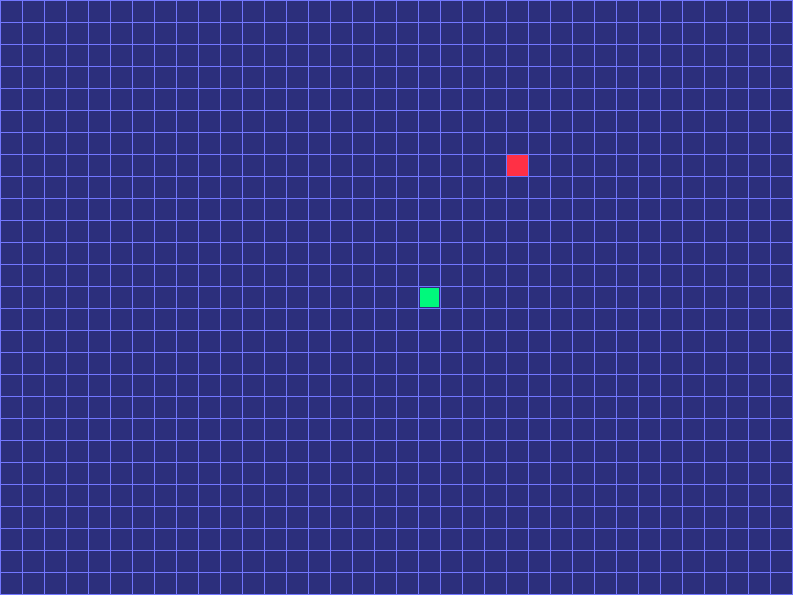
Frame 1 (no input)
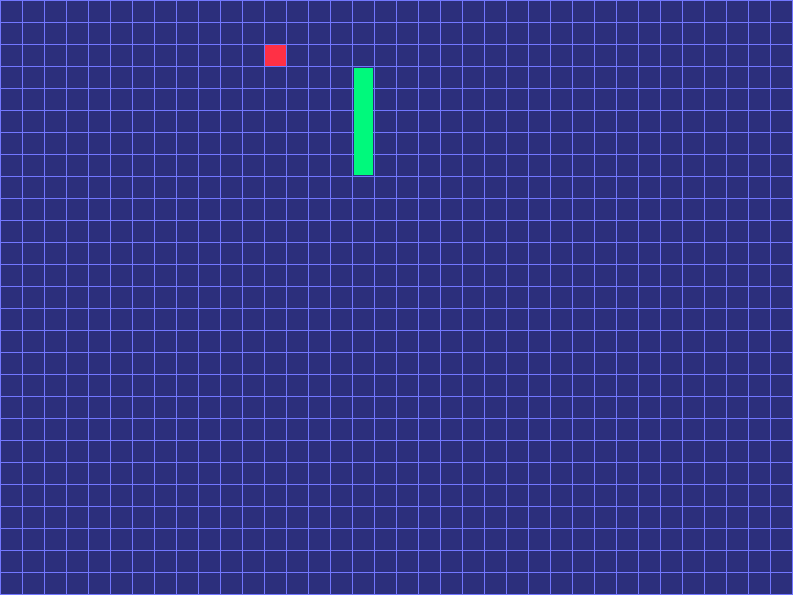
Frame 60 (the mouse pressed at the canvas centre just before this capture)
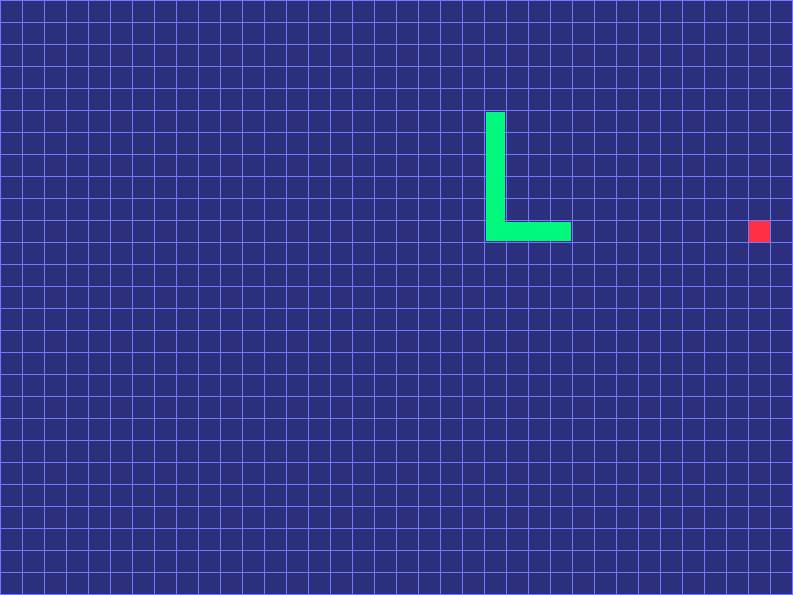
Frame 120 (the mouse held since frame 60 and released just before this capture)

The Processing sketch that drew these frames (run headless with seeded random() and noise(); from frame 60 on, the mouse is pressed at the canvas centre):

// Processing sketch: snakeAi
// ── snakeAi.pde
int fps = 300;

// Board 36x27
int horSqrs = 36;
int verSqrs = 27;
// Board 12x12
// int horSqrs = 12;
// int verSqrs = 12;

// Window mode for 36x27 board
int scl = 22;
// Full-screen mode, 36x27 board
// int scl = 28;
// Full-screen mode, 12x12 board
// int scl = 63;

// Colors
int bgcol = color(44, 47, 124);
int gridcol = color(114, 119, 255);
int snakecol = color(0, 249, 124);
int foodcol = color(255, 48, 69);
int searchcol = color(152, 69, 209);
int shortpathcol = color(242, 149, 29);
int longpathcol = color(255, 250, 0);

boolean notRenderSearchKey = true; // show search (true) or hide it (false)
boolean renderingMainSearch = false;
boolean gamePaused = false;
/* Note that there are two search modes: the simple one that only performs
   Dijkstra's search and doesn't complete the game, and a more complex one
   that, in addition to Dijkstra's search, checks if the snake becomes trapped.
   This variable chooses which one to use, and note that in keyPressed() there's a key
   to switch between them during the game */
boolean justDijkstra = false;

Snake snake;
PVector food_pos = new PVector(floor(random(horSqrs)) * scl, floor(random(verSqrs)) * scl);

void settings() {
  size(scl * horSqrs + 1, scl * verSqrs + 1);
}

void setup() {
  // For full-screen mode
  // background(bgcol);
  // fullScreen();
  // pushMatrix();
  // translate(170, 6);

  grid(gridcol);
  snake = new Snake(false);
  updateFood();
  renderFood();

  //popMatrix(); // For full-screen mode
}

int p = 0;
void draw() {
  if (!gamePaused) {
    if (notRenderSearchKey) {
      renderingMainSearch = false;
    }
    if (!renderingMainSearch) {
      frameRate(fps);
    }
    // For full-screen mode
    // pushMatrix();
    // translate(170, 6);

    if (!renderingMainSearch) { // If the search is not being rendered, advance the game normally...
      background(bgcol);
      grid(gridcol);
      snake.update();
      updateFood();
      snake.search();
      p = 0;
    } else { // ...but if the search is being rendered...
      if (snake.justAte) {
        snake.controller.renderMainSearch(); // first render the main search (purple with orange path)
        /* and if the main search is already rendered and the snake is trapped
           and it needs to find the longest path... */
        if (snake.controller.mainSearch.size() == 0 && snake.controller.inLongestPath) {
          p++;
          stroke(longpathcol);
          strokeWeight(4);
          // ...draw the entire line of the longest path (this is the yellow line that appears occasionally)
          line(snake.pos[0].x + scl / 2, snake.pos[0].y + scl / 2, snake.controller.longestPath.get(0).x * scl + scl / 2, snake.controller.longestPath.get(0).y * scl + scl / 2);
          for (int i = 0; i < snake.controller.longestPath.size() - 1; i++) {
            line(snake.controller.longestPath.get(i).x * scl + scl / 2, snake.controller.longestPath.get(i).y * scl + scl / 2, snake.controller.longestPath.get(i + 1).x * scl + scl / 2, snake.controller.longestPath.get(i + 1).y * scl + scl / 2);
          }
          strokeWeight(1);
        }
      } else {
        renderingMainSearch = false;
      }
    }
    snake.render();
    renderFood();
    // popMatrix(); // For full-screen mode
    if (snake.controller.mainSearch.size() == 0 && snake.controller.inLongestPath && p == 2) {
      delay(3000);
    }
  }
}

// This is for drawing the grid
void grid(color col) {
  for (int i = 0; i < horSqrs + 1; i++) {
    stroke(col);
    line(scl * i, 0, scl * i, verSqrs * scl);
  }
  for (int i = 0; i < verSqrs + 1; i++) {
    stroke(col);
    line(0, scl * i, horSqrs * scl, scl * i);
  }
}

/*
  I could have created a class for the food, but I preferred to keep everything
  in these two functions
*/
void updateFood() {
  if (snake.ateFood()) {
    boolean match = true;
    while (match) {
      match = false;
      food_pos.x = floor(random(horSqrs)) * scl;
      food_pos.y = floor(random(verSqrs)) * scl;
      // This is to make sure the food doesn't appear where the snake's body is
      for (int i = 0; i < snake.pos.length; i++) {
        if (food_pos.x == snake.pos[i].x && food_pos.y == snake.pos[i].y) {
          match = true;
        }
      }
    }
  }
}
void renderFood() {
  fill(foodcol);
  noStroke();
  rect(food_pos.x + 1, food_pos.y + 1, scl - 1, scl - 1);
}

boolean isOutsideWorld(PVector pos) {
  if (pos.x >= scl * horSqrs || pos.x < 0 || pos.y >= scl * verSqrs || pos.y < 0) {
    return true;
  }
  return false;
}

// D: use only Dijkstra's search, R: show search, K: pause, J: slow down, L: speed up
void keyPressed() {
  if (key == 'd') {
    justDijkstra = !justDijkstra;
  }
  if (key == 'r') {
    notRenderSearchKey = !notRenderSearchKey;
  }
  if (key == 'k') {
    gamePaused = !gamePaused;
  }
  if (key == 'l') {
    switch (fps) {
      case 5:
        fps = 15;
      case 15:
        fps = 30;
        break;
      case 30:
        fps = 100;
        break;
      case 100:
        fps = 200;
        break;
      case 200:
        fps = 300;
        break;
      default:
        break;
    }
  }
  if (key == 'j') {
    switch (fps) {
      case 300:
        fps = 200;
        break;
      case 200:
        fps = 100;
        break;
      case 100:
        fps = 30;
      case 30:
        fps = 15;
        break;
      case 15:
        fps = 5;
        break;
      default:
        break;
    }
  }
}

// ── Controller.pde
/*
   Here is all the logic of artificial intelligence
   including the implementation of search algorithms
   like Dijkstra.
*/

public class Controller {

  boolean inLongestPath = false;
  ArrayList<PVector> longestPath = new ArrayList<PVector>();
  ArrayList<PVector> mainSearch = new ArrayList<PVector>();
  ArrayList<PVector> mainPathGeneral = new ArrayList<PVector>();

  /* Every frame is executed, this is the main function
      from which the other lookups are controlled */
  void control() {
    mainSearch = new ArrayList<PVector>(); /* This array is used for the lookup for a main path to the food using dijkstra */
    mainPathGeneral = dijkstra(snake, int(food_pos.x/scl), int(food_pos.y/scl), true);

    if(mainPathGeneral.size() > 0) { //if the path is found
      if(justDijkstra) { //if it is just for dijsktra
        int[] mainHead = {int(snake.pos[0].x/scl), int(snake.pos[0].y/scl)};
        chooseSpeed(snake, mainPathGeneral.get(1), mainHead); //choose normal mode
      } else { //but if more complex search method is on, checks if the snake eats itself
        Snake virtualSnake = snake.copy(); // creates a virtual version of the snake and emulates the shortest path to go there, snakes is designated by i and the nodes are designated from 1 to 6kk0
        int[] currentHead = {0,0};

        
        for (int i = 1; i < mainPathGeneral.size(); ++i) {
          currentHead[0] = int(virtualSnake.pos[0].x/scl);
          currentHead[1] = int(virtualSnake.pos[0].y/scl);
          chooseSpeed(virtualSnake, mainPathGeneral.get(i), currentHead);
          if(i == mainPathGeneral.size() - 1) {
            virtualSnake.eatsFood();
          }
          virtualSnake.update();
        }

        //once reached there virtually, the snake queues itself to go there in reality
        
        ArrayList<PVector> tracebackBack = dijkstra(virtualSnake, int(virtualSnake.pos[virtualSnake.pos.length-1].x/scl), int(virtualSnake.pos[virtualSnake.pos.length-1].y/scl), false);
        int[] mainHead = {int(snake.pos[0].x/scl), int(snake.pos[0].y/scl)};

        if(tracebackBack.size() > 0) { /* If it does find its way to the queue
            It won't lock and you can choose the normal path you found at the beginning*/
          chooseSpeed(snake, mainPathGeneral.get(1), mainHead);
          inLongestPath = false;
        } else { // But if it doesn't find it, it searchs and follows the longest one until it stops locking
          if(inLongestPath && longestPath.size() > 1) { // If you were already traversing the longest path in the previous frame
            chooseSpeed(snake, longestPath.get(1), mainHead); //it just continues on it
            longestPath.remove(0);
          } else { // but if it wasn't traversing it
            longestPathHeadTail(); // find longest path to the tail
          }
        }
      }
    } else { // But if it doesn't find the main path in the first Dijsktra...
      if(justDijkstra) { //and if it's in just Dijkstra mode, it rotates if it's about to crash
        if(snake.isInBody(PVector.add(snake.pos[0], snake.vel)) || isOutsideWorld(PVector.add(snake.pos[0], snake.vel))) {
          PVector rotateRight = snake.vel.copy().rotate(HALF_PI);
          rotateRight.x = int(rotateRight.x);
          rotateRight.y = int(rotateRight.y);
          PVector rotateLeft = snake.vel.copy().rotate(-HALF_PI);
          rotateLeft.x = int(rotateLeft.x);
          rotateLeft.y = int(rotateLeft.y);
          if(!snake.isInBody(new PVector(snake.pos[0].x + rotateRight.x, snake.pos[0].y + rotateRight.y)) && !isOutsideWorld(new PVector(snake.pos[0].x + rotateRight.x, snake.pos[0].y + rotateRight.y))) {
            println("rotating to the right");
            snake.vel = rotateRight;
          } else if(!snake.isInBody(new PVector(snake.pos[0].x + rotateLeft.x, snake.pos[0].y + rotateLeft.y)) && !isOutsideWorld(new PVector(snake.pos[0].x + rotateLeft.x, snake.pos[0].y + rotateLeft.y))) {
            println("rotating left");
            snake.vel = rotateLeft;
          } else {
            println("There is no place to rotate");
          }
        }
      } else {/*and if not in justDijsktra mode
            Same logic as before, search longest to queue. this is different
            from the previous time because here it is done when it did not find the main path,
            while in the other it is done when if, if you follow the main path,
            it would end up shutting down. */
        int[] mainHead = {int(snake.pos[0].x/scl), int(snake.pos[0].y/scl)};
        if(inLongestPath && longestPath.size() > 1) {
          chooseSpeed(snake, longestPath.get(1), mainHead);
          longestPath.remove(0);
        } else {
          longestPathHeadTail();
        }
      }
    }
  }

  /* Dijkstra search, used for both snake search*/
  ArrayList<PVector> dijkstra(Snake currentSnake, int destinationX, int destinationY, boolean print) {
    /* Node is each square on the map, measures its value from the nodes distances  to the
        head of the serpent.*/
    int[][] nodes = new int[horSqrs][verSqrs];
    ArrayList<PVector> queue = new ArrayList<PVector>();
    boolean[][] checked = new boolean[horSqrs][verSqrs];

    // First node, head of the snake
    int[] firstNode = {int(currentSnake.pos[0].x/scl), int(currentSnake.pos[0].y/scl)};
    PVector currentNode = new PVector(currentSnake.pos[0].x, currentSnake.pos[0].y);

    // Initialize all nodes with an infinite value, except the first one, which is 0
    for (int i = 0; i < horSqrs; ++i) {
      for (int ii = 0; ii < verSqrs; ++ii) {
        if(firstNode[0] != i || firstNode[1] != ii) {
          nodes[i][ii] = Integer.MAX_VALUE;
          checked[i][ii] = false;
        } else {
          nodes[i][ii] = 0;
          checked[i][ii] = true;
        }
      }
    }

   // Start adding nodes to the queue that evaluates them one by one to assign values
    queue.add(new PVector(firstNode[0], firstNode[1]));
    boolean somethingInQueue = true;
    int i = 0;

    /* In this cycle the values of all the nodes are filled, that is, the distance calculates
           all the squares on the map that it can reach. for this
        each of the nodes is checked. */
    while(somethingInQueue) {
      i++;

      int horIndex = int(queue.get(0).x);
      int verIndex = int(queue.get(0).y);
      
      int value = Integer.MAX_VALUE;

      /* Each node is checked for the four nodes on its sides and the value is assigned depending on
          the one with the smallest */
      value = checkSideNode(horIndex, 0, horIndex-1, verIndex, value, nodes, queue, currentSnake); // left
      value = checkSideNode(-horIndex, 1-horSqrs, horIndex+1, verIndex, value, nodes, queue, currentSnake); // right
      value = checkSideNode(verIndex, 0, horIndex, verIndex-1, value, nodes, queue, currentSnake); //up
      value = checkSideNode(-verIndex, 1-verSqrs, horIndex, verIndex+1, value, nodes, queue, currentSnake); // down

      queue.remove(0); // remove the current node from the queue because it is the one being checked
      
      if(int(horIndex) != firstNode[0] || int(verIndex) != firstNode[1]) { // If the current node is not the first...
        if(!renderingMainSearch) {
          mainSearch.add(new PVector(horIndex, verIndex)); // This array is only used to search every time it eats
        }
        nodes[horIndex][verIndex] = value; // every node is assigned a value
        checked[horIndex][verIndex] = true;
      }

      // Print a version of the game map to the console with the value of the nodes
      if(queue.size() == 0) {
        somethingInQueue = false;
        if(print) {
          println("===================================================");
          println("===================================================");
          printScreen(nodes);
        }
      }
    }

  /* Having assigned all nodes a value, start returning from the node
        with food (destinationX, Y) to the head of the snake */
    ArrayList<PVector> tracebackNodes = new ArrayList<PVector>();
    int[] tracebackNode = {destinationX, destinationY};
    tracebackNodes = new ArrayList<PVector>();
    tracebackNodes.add(new PVector(tracebackNode[0], tracebackNode[1]));
    boolean closed = false;
  
    
    while(tracebackNode[0] != firstNode[0] || tracebackNode[1] != firstNode[1]) {
      PVector move = lowestNextTo(tracebackNode[0], tracebackNode[1], nodes);
      if(move.x == -1 && move.y == -1) {
        return new ArrayList<PVector>();
      }
      tracebackNodes.add(0, move);
      tracebackNode[0] = int(move.x);
      tracebackNode[1] = int(move.y);
    }

    renderingMainSearch = true;// when the search is done, the following frames are used to draw it
    return tracebackNodes; // if it doesn't find a path, this returns empty
  }

  int checkSideNode(int checked, int checkTo, int checkHor, int checkVer, int cValue, int[][] nodes, ArrayList<PVector> queue, Snake cSnake) {
    if(checked > checkTo) { // Check that they are inside the virtual world inside the console
      if(nodes[checkHor][checkVer] < Integer.MAX_VALUE) { // And that its value is not i
        if(nodes[checkHor][checkVer] < cValue) {// If the value of the side node is less than the central node
          return nodes[checkHor][checkVer] + 1;
        }
      } else { // but if its value is infinite
        if(!cSnake.isInBody(checkHor, checkVer)) {
          if(!queue.contains(new PVector(checkHor, checkVer))) {
            queue.add(new PVector(checkHor, checkVer)); /* is added to the queue, because it means that it is not checked
              with this last line make sure that the queue goes through all the nodes*/
          }
        }
      }
    }
    return cValue;
  }

  // Check which is the node with the lowest value to the one that has the coords. x,y
  PVector lowestNextTo(int x, int y, int[][] nodes) {
    int lowestXInd = 0;
    int lowestYInd = 0;
    int lowestValue = Integer.MAX_VALUE;
    boolean closed = true;

    if(x > 0) {
      if(nodes[x-1][y] < lowestValue) {
        closed = false;
        lowestValue = nodes[x-1][y] + 1;
        lowestXInd = x-1;
        lowestYInd = y;
      }
    }
    if(x < horSqrs - 1) {
      if(nodes[x+1][y] < lowestValue - 1) {
        closed = false;
        lowestValue = nodes[x+1][y] + 1;
        lowestXInd = x+1;
        lowestYInd = y;
      }
    }
    if(y > 0) {
      if(nodes[x][y-1] < lowestValue - 1) {
        closed = false;
        lowestValue = nodes[x][y-1] + 1;
        lowestXInd = x;
        lowestYInd = y-1;
      }
    }
    if(y < verSqrs - 1) {
      if(nodes[x][y+1] < lowestValue - 1) {
        closed = false;
        lowestValue = nodes[x][y+1] + 1;
        lowestXInd = x;
        lowestYInd = y+1;
      }
    }
    
    if(closed) {
      return new PVector(-1, -1);
    }
    return new PVector(lowestXInd, lowestYInd);
    
  }

/* Find the longest path to the queue. For this look for the way
      shorter with Dijkstra, and lengthens it by steps */
  void longestPathHeadTail() {
    ArrayList<PVector> path = dijkstra(snake, int(snake.pos[snake.pos.length-1].x/scl), int(snake.pos[snake.pos.length-1].y/scl), false);

    if(path.size() > 0) {
      /* This algorithm consists of traversing the path found by Dijkstra from the
          head of the serpent to the tail, and if it finds two nodes in said path
          consecutive in the same column with two free spaces to the right or the
          left, or if it finds two consecutive nodes in the same row with two spaces
          free up or down, then it goes n either direction. Do
          that over and over again until there is no more room. */
      boolean aPairFound = true;
      while(aPairFound) {
        aPairFound = false;
        for (int i = 0; i < path.size()-1; ++i) {
          //Two nodes in the same column
          if(path.get(i).x == path.get(i+1).x) {
            //Expand to the left
            if(areValidForLongestPath(path.get(i).x-1, path.get(i).y, path.get(i+1).x-1, path.get(i+1).y, path, snake)) {
              path.add(i+1, new PVector(path.get(i).x-1, path.get(i).y));
              path.add(i+2, new PVector(path.get(i+2).x-1, path.get(i+2).y));
              aPairFound = true;
              break;
            //Expand to the right
            } else if(areValidForLongestPath(path.get(i).x+1, path.get(i).y, path.get(i+1).x+1, path.get(i+1).y, path, snake)) {
              path.add(i+1, new PVector(path.get(i).x+1, path.get(i).y));
              path.add(i+2, new PVector(path.get(i+2).x+1, path.get(i+2).y));
              aPairFound = true;
              break;
            }
          //Two nodes in the same row
          } else if(path.get(i).y == path.get(i+1).y) {
            //go down
            if(areValidForLongestPath(path.get(i).x, path.get(i).y+1, path.get(i+1).x, path.get(i+1).y+1, path, snake)) {
              path.add(i+1, new PVector(path.get(i).x, path.get(i).y+1));
              path.add(i+2, new PVector(path.get(i+2).x, path.get(i+2).y+1));
              aPairFound = true;
              break;
            ////go up
            } else if(areValidForLongestPath(path.get(i).x, path.get(i).y-1, path.get(i+1).x, path.get(i+1).y-1, path, snake)) {
              path.add(i+1, new PVector(path.get(i).x, path.get(i).y-1));
              path.add(i+2, new PVector(path.get(i+2).x, path.get(i+2).y-1));
              aPairFound = true;
              break;
            }
          }
        }
      }

      // Having the longest path, move in the direction that follows it
      int[] mainHead = {int(snake.pos[0].x/scl), int(snake.pos[0].y/scl)};
      chooseSpeed(snake, path.get(1), mainHead);
      path.remove(0);
      longestPath = path;
      inLongestPath = true;
    } else {
      /* This for some reason never runs which is weird
          but I'm too lazy to figure out why */
      println("No head to tail contact");
      delay(30000);
      System.exit(0);
    }
  }

  // Check that the two nodes being checked are empty
  boolean areValidForLongestPath(float x1, float y1, float x2, float y2, ArrayList<PVector> path, Snake cSnake) {
    if (!path.contains(new PVector(x1, y1)) && 
        !path.contains(new PVector(x2, y2)) && 
        !isOutsideWorld(new PVector(x1*scl, y1*scl)) &&
        !isOutsideWorld(new PVector(x2*scl, y2*scl)) && 
        !cSnake.isInBody(int(x1), int(y1)) &&
        !cSnake.isInBody(int(x2), int(y2)) &&
        (x1 != int(food_pos.x/scl) || y1 != int(food_pos.y/scl)) &&
        (x2 != int(food_pos.x/scl) || y2 != int(food_pos.y/scl))) {
      return true;
    }
    return false;
  }

  // Function that renders the main search (runs for several frames)
  void renderMainSearch() {
    if(mainSearch.size() > 0) {
      frameRate(2000);
      fill(searchcol);
      noStroke();
      rect(mainSearch.get(0).x*scl + 1, mainSearch.get(0).y*scl + 1, scl - 1, scl - 1);
      if(mainSearch.get(0).x*scl == food_pos.x && mainSearch.get(0).y*scl == food_pos.y) {
        fill(shortpathcol);
        for (PVector place : mainPathGeneral) {
          rect(place.x*scl + 1, place.y*scl + 1, scl - 1, scl - 1);
        }
      }
      mainSearch.remove(0);
    } else {
      renderingMainSearch = false;
    }
  }

  // Choose the direction of movement of the snake
  void chooseSpeed(Snake cSnake, PVector move, int[] cHead) {

    int horMove = int(move.x) - cHead[0];
    int verMove = int(move.y) - cHead[1];

    if(horMove == -1 && verMove == 0) {
      cSnake.vel.x = -scl;
      cSnake.vel.y = 0;
    } else if(horMove == 1 && verMove == 0) {
      cSnake.vel.x = scl;
      cSnake.vel.y = 0;
    } else if(horMove == 0 && verMove == -1) {
      cSnake.vel.x = 0;
      cSnake.vel.y = -scl;
    } else if(horMove == 0 && verMove == 1) {
      cSnake.vel.x = 0;
      cSnake.vel.y = scl;
    }
  }

 // Print the values of each map node
  void printScreen(int[][] nodes) {
    for (int o = 0; o < verSqrs; ++o) {
      for (int oo = 0; oo < horSqrs; ++oo) {
        if(nodes[oo][o] == Integer.MAX_VALUE) {
          print("i  ");
        } else {
          if(nodes[oo][o] < 10) {
            print(nodes[oo][o] + "  ");
          } else if(nodes[oo][o] < 100) {
            print(nodes[oo][o] + " ");
          }
        }
      }
      print('\n');
    }
  }
}

// ── snake.pde
/*
   For the most part this is a standard Snake class for
   this game. The only difference is the controller object
   which is the one that applies the search
*/
class Snake {
  int length = 0;
  boolean justAte = false;
  Controller controller = new Controller();
  PVector[] pos = new PVector[1];// array of snake body positions
  PVector vel = new PVector(1,0);
  PVector prev_head = new PVector(0,0);
  
/* The virtual snake is for when you are doing the search,
      that a virtual is created in the console that is the one that makes the tour that checks
      if the path is free and console is cleared out once it finds the target */
  Snake(boolean isVirtual) {
    vel.mult(scl);
    pos[0] = new PVector(floor(horSqrs/2)*scl,floor(verSqrs/2)*scl);
    // render only if it is virtual
    if(!isVirtual) {
      this.square(pos[0].x, pos[0].y);
    }
  }
  
  /* Executes every frame, this is all the main logic of the Snake game */
  void update() {
    justAte = false;
    prev_head = pos[0].get();
    pos[0].add(vel);
    this.checkEatFood();
    this.checkBoundaries();
    this.move();
    this.checkCollBody();
  }

 // Executes on every frame, this is the search
  void render() {
    for(int i = 0; i < this.pos.length-1; i++) {
      square(this.pos[i].x, this.pos[i].y);
     /* All that follows is to draw a little rectangle between
          two body squares, this is for the snake to
          it looks continuous and not like many separate squares */
       
      if(pos[i].x == pos[i+1].x) {
       // Array increases down
        if(pos[i].y < pos[i+1].y) {
          rect(pos[i].x + 2, pos[i].y + scl - 1, scl - 3, 3);
        }
        // array increase up
        if(pos[i].y > pos[i+1].y) {
          rect(pos[i].x + 2, pos[i+1].y + scl - 1, scl - 3, 3);
        }
      }
      // Same row
      if(pos[i].y == pos[i+1].y) {
        // Array increases to the right
        if(pos[i].x < pos[i+1].x) {
          rect(pos[i].x + scl - 1, pos[i].y + 2, 3, scl - 3);
        }
        // Array increases to the left
        if(pos[i].x > pos[i+1].x) {
          rect(pos[i+1].x + scl - 1, pos[i].y + 2, 3, scl - 3);
        }
      }
    }
    square(pos[pos.length-1].x, pos[pos.length-1].y); //  body part as an i value
  }
  
  // Here the body of the snake moves
  void move() {
    PVector previous = this.prev_head.get();
    PVector previous_copy = this.prev_head.get(); 
    for(int i = 1; i < this.pos.length; i++) {
      previous = pos[i];
      pos[i] = previous_copy;
      previous_copy = previous;
    }
  }

  /* Self explanatory, but this is the important function. It is called in
      the main draw() */
  void search() {
    this.controller.control();
  }
  
  void checkEatFood() {
    if(this.pos[0].x == food_pos.x && this.pos[0].y == food_pos.y) { 
      this.eatsFood();
    }
  }
  
 // make the snake bigger after eating
  void eatsFood() {
    if(this.pos.length == 1) {
      this.pos = (PVector[])append(this.pos, new PVector(this.prev_head.x, this.prev_head.y));
    } else {
      this.pos = (PVector[])append(this.pos, new PVector(this.pos[this.pos.length - 1].x, this.pos[this.pos.length - 1].y));
    }
  }

  /* I think the following are self explanatory */
  
  boolean ateFood() {
    if(this.pos[0].x == food_pos.x && this.pos[0].y == food_pos.y) {
      justAte = true;
      return true;
    }
    return false;
  }
  
  void died() {
    this.pos = new PVector[1];
    this.pos[0] = new PVector(floor(random(horSqrs))*scl, floor(random(verSqrs))*scl);
  }
  
  void checkBoundaries() {
    if(isOutsideWorld(pos[0])) {
      this.died();
    }
  }
  
  void checkCollBody() {
    if(isInBody(this.pos[0])) {
      this.died();
    }
  }

  boolean isInBody(int x, int y) {
    for(int i = 1; i < this.pos.length; i++) {
      if(x*scl == this.pos[i].x && y*scl == this.pos[i].y) {
        return true;
      }
    }
    return false;
  }

  boolean isInBody(PVector position) {
    return isInBody(int(position.x/scl), int(position.y/scl));
  }
  
  void square(float x, float y) {
    noStroke();
    fill(snakecol);
    rect(x + 2, y + 2, scl - 3, scl - 3);
  }

  // To make a virtual copy of the snake in the console
  Snake copy() {
    Snake copy = new Snake(true);
    copy.pos[0] = pos[0].copy();
    for (int i = 1; i < pos.length; ++i) {
      copy.pos = (PVector[])append(copy.pos, pos[i].copy());
    }
    copy.vel = vel.copy();
    copy.prev_head = prev_head.copy();

    return copy;
  }
}
